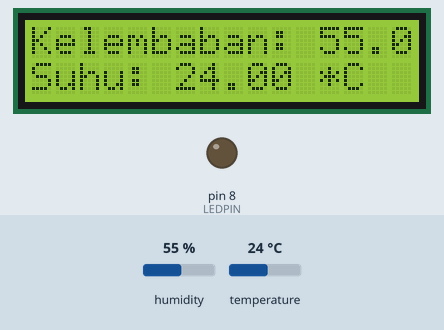
The sketch below on a simulated Arduino Uno, built with avr-gcc and run on an emulated ATmega328P. On the bench: 16×2 character LCD, output pins drawn as LEDs (lit = HIGH). Inputs (shaded band) come from the test bench; at power-on: temperature 24 °C, humidity 55 %. What the sketch prints to the serial monitor is not drawn.

Above: at 1.2 s.
1.3 s: temperature set to 25.7 °C
At 3.2 s:
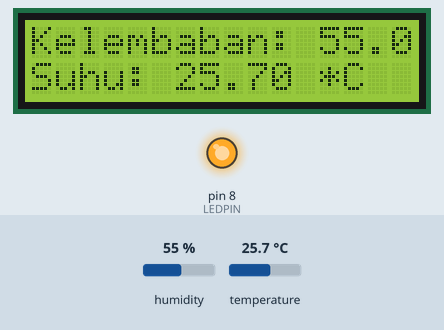
4.0 s: humidity set to 22 %
At 5.1 s:
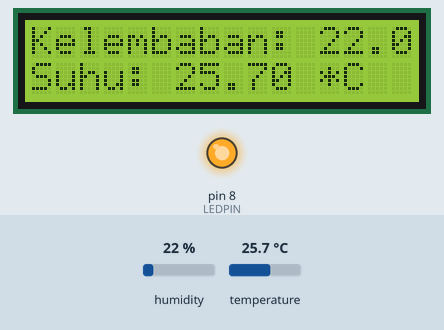
6.7 s: humidity set to 40 %
At 8.8 s:
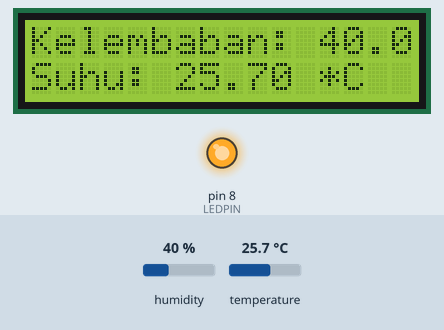
9.7 s: temperature set to 12 °C
At 10.6 s:
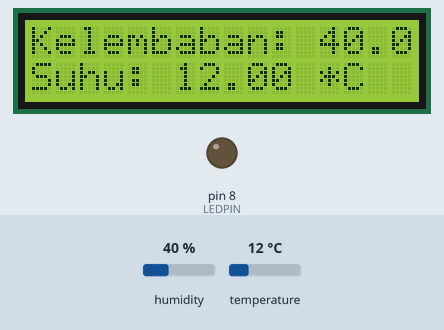
12.4 s: temperature set to 28 °C
At 15.6 s:
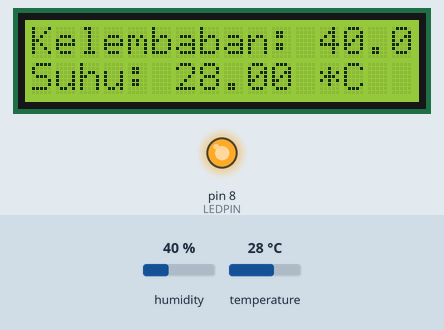
Timing chart, 0 to 17.1 s (numbered marks = the images above; inputs shaded):
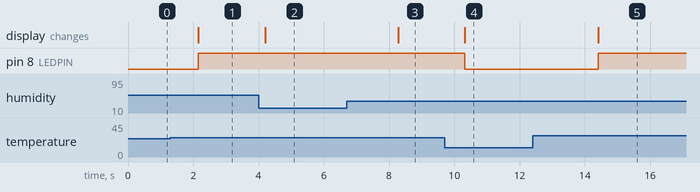

Measured:
- the behaviour switches between 24.9 and 25 °C on temperature (found by bisection; images 0 and 1)
- after the input at 1.3 s, pin 8 (LEDPIN): LOW → HIGH after 0.86 s; the display: changes after 0.86 s (image 1)
- after the input at 4.0 s, the display: changes after 0.20 s (image 2)
- after the input at 6.7 s, the display: changes after 1.6 s (image 3)
- after the input at 9.7 s, pin 8 (LEDPIN): HIGH → LOW after 0.63 s; the display: changes after 0.63 s (image 4)
- after the input at 12.4 s, pin 8 (LEDPIN): LOW → HIGH after 2.0 s; the display: changes after 2.0 s (image 5)

The sketch:

Coding.ino
```cpp
#include <Wire.h>
#include <LiquidCrystal_I2C.h>
#include <DHT.h>

// Definisi pin dan tipe sensor
#define DHTPIN 2        // Pin data DHT22 terhubung ke pin D2 Arduino
#define DHTTYPE DHT22   // Tipe sensor DHT22
#define LEDPIN 8        // Pin LED terhubung ke pin 8 Arduino

// Inisialisasi sensor DHT dan LCD I2C
DHT dht(DHTPIN, DHTTYPE);
LiquidCrystal_I2C lcd(0x27, 16, 2); // Alamat I2C LCD biasanya 0x27 atau 0x3F

void setup() {
  // Inisialisasi komunikasi serial
  Serial.begin(9600);

  // Inisialisasi sensor DHT
  dht.begin();

  // Inisialisasi LCD
  lcd.init();
  lcd.backlight();    // Nyalakan backlight LCD

  // Inisialisasi LED
  pinMode(LEDPIN, OUTPUT);
  digitalWrite(LEDPIN, LOW); // Matikan LED awalnya

  // Tampilkan pesan awal di LCD
  lcd.print("Mengukur...");
}

void loop() {
  // Baca kelembaban dan suhu dari sensor
  float humidity = dht.readHumidity();
  float temperature = dht.readTemperature();

  // Cek apakah ada error dalam pembacaan
  if (isnan(humidity) || isnan(temperature)) {
    lcd.clear();
    lcd.print("Error membaca");
    lcd.setCursor(0, 1);
    lcd.print("sensor DHT!");
    return;
  }

  // Tampilkan hasil pada Serial Monitor
  Serial.print("Kelembaban: ");
  Serial.print(humidity);
  Serial.print(" %\t");
  Serial.print("Suhu: ");
  Serial.print(temperature);
  Serial.println(" *C");

  // Tampilkan hasil pada LCD
  lcd.clear();
  lcd.setCursor(0, 0);
  lcd.print("Kelembaban: ");
  lcd.print(humidity);
  lcd.print(" %");
  lcd.setCursor(0, 1);
  lcd.print("Suhu: ");
  lcd.print(temperature);
  lcd.print(" *C");

  // Logika pengendalian LED berdasarkan suhu
  if (temperature >= 25.0) {
    digitalWrite(LEDPIN, HIGH); // Nyalakan LED jika suhu >= 25°C
  } else {
    digitalWrite(LEDPIN, LOW);  // Matikan LED jika suhu < 25°C
  }

  // Tunggu 2 detik sebelum pembacaan ulang
  delay(2000);
}
```
